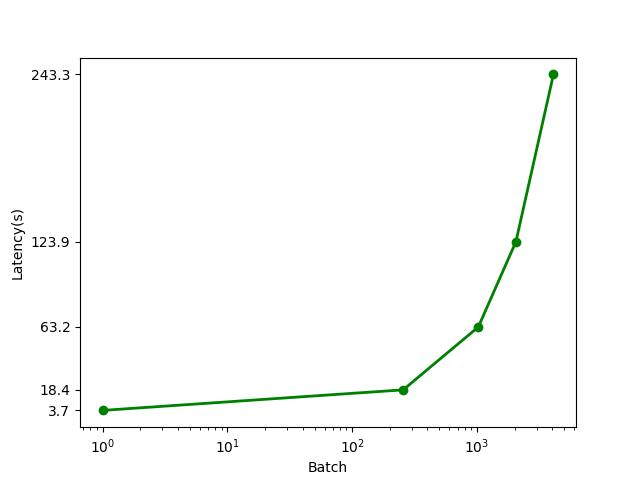

Write the Python code that produced this figure.
import os
import pandas as pd
import numpy as np
import matplotlib.pyplot as plt

# Define the batch values we're interested in
batch_values = [1, 256, 1024, 2048, 4096]

# Loop over the batch values
x_values = []
latency = []
y_errors = []
amort = []

optimal_batch_time = 0
file_name = f'cryptonet_batch{83}.csv'
if not os.path.exists(file_name):
    print(f'Error: file "{file_name}" not found')
    exit(1)

# Load the CSV file into a Pandas dataframe
df = pd.read_csv(file_name)

# Get the last row of the dataframe, which should contain the averages
last_row = df.tail(1)

# Get the time value from the last row
time = last_row['Time'].iloc[0] / 1000.0
optimal_batch_time = time

for x in batch_values:
    # Find the CSV file corresponding to this batch value
    file_name = f'cryptonet_batch{x}.csv'
    if not os.path.exists(file_name):
        print(f'Error: file "{file_name}" not found')
        continue

    # Load the CSV file into a Pandas dataframe
    df = pd.read_csv(file_name)

    # Get the last row of the dataframe, which should contain the averages
    last_row = df.tail(1)

    # Get the time value from the last row
    time = last_row['Time'].iloc[0] / 1000.0
    if x == 83:
        optimal_batch_time = time
        continue

    # If the batch value in the CSV file doesn't match x, adjust the time value
    batch = last_row['Batch'].iloc[0]
    if batch != x and optimal_batch_time != 0:
        print(f"Adjusting {batch}->{x}")
        old = time
        time += (x // 83) * optimal_batch_time
        print(f"Time {old}->{time}")

    # Append the x and y values to the lists we'll use for plotting
    x_values.append(x)
    latency.append(time)
    y_errors.append(last_row['StdDev'].iloc[0] / 1000.0)

# Plot the results
plt.plot(x_values, latency, linewidth=2, color="green", marker="o", zorder=0)


plt.xticks(x_values)
plt.yticks(latency)
plt.xscale("log")
#plt.yscale("log")
plt.xlabel("Batch")
plt.ylabel("Latency(s)")
plt.savefig("flexible_batch.png")